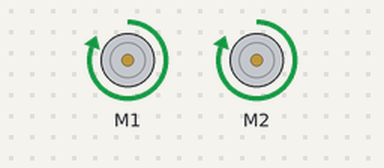
This sketch was run on a simulated Arduino Uno, built with avr-gcc and run on an emulated ATmega328P. On the bench: 2 × DC motor (green arrow = forward, orange = backward, longer = faster). What the sketch prints to the serial monitor is not drawn.

Above: at 1.0 s.
At 3.0 s:
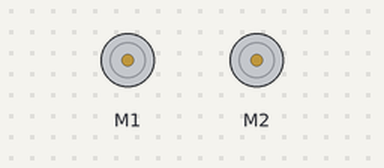
Timing chart, 0 to 5.2 s (numbered marks = the images above):
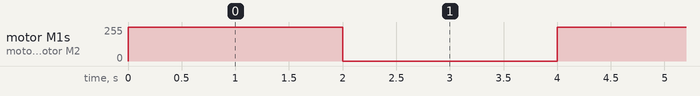

The sketch:

sketch_jan13a.ino
```cpp
#include <AFMotor.h>

AF_DCMotor motor1(1);  // Motor 1
AF_DCMotor motor2(2);  // Motor 2

void setup() {
  Serial.begin(9600);
}

void loop() {
  // Move forward
  motor1.setSpeed(255);
  motor2.setSpeed(255);
  motor1.run(FORWARD);
  motor2.run(FORWARD);
  Serial.println("cholteesee");

  delay(2000);  // Move forward for 2 seconds

  // Stop motors
  motor1.setSpeed(0);
  motor2.setSpeed(0);

  delay(2000);  // Pause for 2 seconds
}
```

Measured:
- by itself, motor M1, motor M2: alternates forward 255/255 for 2.0 s and stopped for 2.0 s
